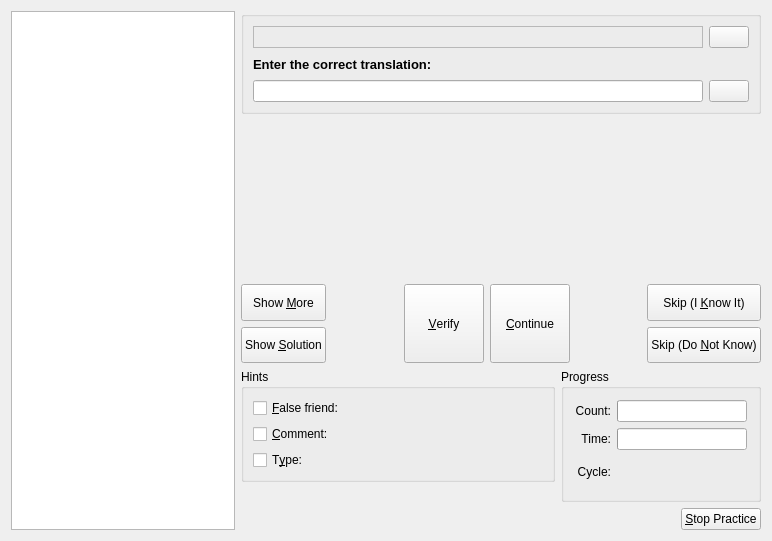
<ui version="4.0" >
 <author>Peter Hedlund &lt;peter.hedlund@kdemail.net></author>
 <class>WrittenPracticeDialog</class>
 <widget class="QWidget" name="WrittenPracticeDialog" >
  <property name="geometry" >
   <rect>
    <x>0</x>
    <y>0</y>
    <width>772</width>
    <height>541</height>
   </rect>
  </property>
  <property name="sizePolicy" >
   <sizepolicy vsizetype="Preferred" hsizetype="Preferred" >
    <horstretch>0</horstretch>
    <verstretch>0</verstretch>
   </sizepolicy>
  </property>
  <property name="minimumSize" >
   <size>
    <width>0</width>
    <height>0</height>
   </size>
  </property>
  <layout class="QHBoxLayout" >
   <item>
    <widget class="QGraphicsView" name="imageGraphicsView" >
     <property name="sizePolicy" >
      <sizepolicy vsizetype="MinimumExpanding" hsizetype="MinimumExpanding" >
       <horstretch>0</horstretch>
       <verstretch>0</verstretch>
      </sizepolicy>
     </property>
     <property name="minimumSize" >
      <size>
       <width>200</width>
       <height>200</height>
      </size>
     </property>
    </widget>
   </item>
   <item>
    <layout class="QVBoxLayout" >
     <item>
      <widget class="QGroupBox" name="groupBox" >
       <property name="title" >
        <string/>
       </property>
       <layout class="QGridLayout" >
        <item row="0" column="0" >
         <widget class="QLabel" name="orgField" >
          <property name="sizePolicy" >
           <sizepolicy vsizetype="Minimum" hsizetype="Expanding" >
            <horstretch>0</horstretch>
            <verstretch>0</verstretch>
           </sizepolicy>
          </property>
          <property name="frameShape" >
           <enum>QFrame::StyledPanel</enum>
          </property>
          <property name="frameShadow" >
           <enum>QFrame::Plain</enum>
          </property>
          <property name="text" >
           <string/>
          </property>
         </widget>
        </item>
        <item row="0" column="1" >
         <widget class="QPushButton" name="audioPlayQuestionButton" >
          <property name="text" >
           <string/>
          </property>
         </widget>
        </item>
        <item row="1" column="0" >
         <widget class="QLabel" name="TextLabel1" >
          <property name="sizePolicy" >
           <sizepolicy vsizetype="Fixed" hsizetype="Expanding" >
            <horstretch>0</horstretch>
            <verstretch>0</verstretch>
           </sizepolicy>
          </property>
          <property name="minimumSize" >
           <size>
            <width>0</width>
            <height>20</height>
           </size>
          </property>
          <property name="font" >
           <font>
            <family>Tahoma</family>
            <pointsize>10</pointsize>
            <weight>75</weight>
            <italic>false</italic>
            <bold>true</bold>
            <underline>false</underline>
            <strikeout>false</strikeout>
           </font>
          </property>
          <property name="text" >
           <string>Enter the correct translation:</string>
          </property>
         </widget>
        </item>
        <item row="3" column="1" >
         <widget class="QPushButton" name="audioPlaySolutionButton" >
          <property name="text" >
           <string/>
          </property>
         </widget>
        </item>
        <item row="3" column="0" >
         <widget class="KLineEdit" name="answerLineEdit" />
        </item>
       </layout>
      </widget>
     </item>
     <item>
      <widget class="QLabel" name="correctionLabel" >
       <property name="sizePolicy" >
        <sizepolicy vsizetype="Expanding" hsizetype="MinimumExpanding" >
         <horstretch>0</horstretch>
         <verstretch>0</verstretch>
        </sizepolicy>
       </property>
       <property name="minimumSize" >
        <size>
         <width>0</width>
         <height>20</height>
        </size>
       </property>
       <property name="text" >
        <string/>
       </property>
       <property name="wordWrap" >
        <bool>true</bool>
       </property>
      </widget>
     </item>
     <item>
      <spacer>
       <property name="orientation" >
        <enum>Qt::Vertical</enum>
       </property>
       <property name="sizeHint" stdset="0" >
        <size>
         <width>520</width>
         <height>31</height>
        </size>
       </property>
      </spacer>
     </item>
     <item>
      <layout class="QHBoxLayout" >
       <item>
        <layout class="QVBoxLayout" >
         <item>
          <widget class="QPushButton" name="show_more" >
           <property name="sizePolicy" >
            <sizepolicy vsizetype="Minimum" hsizetype="Minimum" >
             <horstretch>0</horstretch>
             <verstretch>0</verstretch>
            </sizepolicy>
           </property>
           <property name="minimumSize" >
            <size>
             <width>0</width>
             <height>10</height>
            </size>
           </property>
           <property name="text" >
            <string>Show &amp;More</string>
           </property>
          </widget>
         </item>
         <item>
          <widget class="QPushButton" name="show_all" >
           <property name="sizePolicy" >
            <sizepolicy vsizetype="Minimum" hsizetype="Minimum" >
             <horstretch>0</horstretch>
             <verstretch>0</verstretch>
            </sizepolicy>
           </property>
           <property name="minimumSize" >
            <size>
             <width>0</width>
             <height>10</height>
            </size>
           </property>
           <property name="text" >
            <string>Show &amp;Solution</string>
           </property>
          </widget>
         </item>
        </layout>
       </item>
       <item>
        <spacer>
         <property name="orientation" >
          <enum>Qt::Horizontal</enum>
         </property>
         <property name="sizeHint" stdset="0" >
          <size>
           <width>40</width>
           <height>20</height>
          </size>
         </property>
        </spacer>
       </item>
       <item>
        <widget class="QPushButton" name="verify" >
         <property name="sizePolicy" >
          <sizepolicy vsizetype="Minimum" hsizetype="Expanding" >
           <horstretch>0</horstretch>
           <verstretch>0</verstretch>
          </sizepolicy>
         </property>
         <property name="text" >
          <string>&amp;Verify</string>
         </property>
        </widget>
       </item>
       <item>
        <widget class="QPushButton" name="continueButton" >
         <property name="sizePolicy" >
          <sizepolicy vsizetype="Expanding" hsizetype="Expanding" >
           <horstretch>0</horstretch>
           <verstretch>0</verstretch>
          </sizepolicy>
         </property>
         <property name="text" >
          <string>&amp;Continue</string>
         </property>
        </widget>
       </item>
       <item>
        <spacer>
         <property name="orientation" >
          <enum>Qt::Horizontal</enum>
         </property>
         <property name="sizeHint" stdset="0" >
          <size>
           <width>40</width>
           <height>20</height>
          </size>
         </property>
        </spacer>
       </item>
       <item>
        <layout class="QVBoxLayout" >
         <item>
          <widget class="QPushButton" name="know_it" >
           <property name="sizePolicy" >
            <sizepolicy vsizetype="Minimum" hsizetype="Minimum" >
             <horstretch>0</horstretch>
             <verstretch>0</verstretch>
            </sizepolicy>
           </property>
           <property name="text" >
            <string>Skip (I &amp;Know It)</string>
           </property>
          </widget>
         </item>
         <item>
          <widget class="QPushButton" name="dont_know" >
           <property name="sizePolicy" >
            <sizepolicy vsizetype="Minimum" hsizetype="Minimum" >
             <horstretch>0</horstretch>
             <verstretch>0</verstretch>
            </sizepolicy>
           </property>
           <property name="text" >
            <string>Skip (Do &amp;Not Know)</string>
           </property>
          </widget>
         </item>
        </layout>
       </item>
      </layout>
     </item>
     <item>
      <layout class="QHBoxLayout" >
       <item>
        <layout class="QVBoxLayout" >
         <item>
          <widget class="QGroupBox" name="hintGroupBox" >
           <property name="sizePolicy" >
            <sizepolicy vsizetype="Preferred" hsizetype="Minimum" >
             <horstretch>0</horstretch>
             <verstretch>0</verstretch>
            </sizepolicy>
           </property>
           <property name="minimumSize" >
            <size>
             <width>0</width>
             <height>0</height>
            </size>
           </property>
           <property name="title" >
            <string>Hints</string>
           </property>
           <layout class="QGridLayout" >
            <item row="0" column="0" >
             <widget class="QCheckBox" name="falsefriendCheckBox" >
              <property name="text" >
               <string>&amp;False friend:</string>
              </property>
             </widget>
            </item>
            <item row="0" column="1" >
             <widget class="QLabel" name="falseFriendLabel" >
              <property name="sizePolicy" >
               <sizepolicy vsizetype="Minimum" hsizetype="Expanding" >
                <horstretch>0</horstretch>
                <verstretch>0</verstretch>
               </sizepolicy>
              </property>
              <property name="text" >
               <string/>
              </property>
             </widget>
            </item>
            <item row="1" column="0" >
             <widget class="QCheckBox" name="commentCheckBox" >
              <property name="text" >
               <string>&amp;Comment:</string>
              </property>
             </widget>
            </item>
            <item row="1" column="1" >
             <widget class="QLabel" name="commentLabel" >
              <property name="sizePolicy" >
               <sizepolicy vsizetype="Minimum" hsizetype="Expanding" >
                <horstretch>0</horstretch>
                <verstretch>0</verstretch>
               </sizepolicy>
              </property>
              <property name="text" >
               <string/>
              </property>
             </widget>
            </item>
            <item row="2" column="0" >
             <widget class="QCheckBox" name="typeCheckBox" >
              <property name="text" >
               <string>T&amp;ype:</string>
              </property>
             </widget>
            </item>
            <item row="2" column="1" >
             <widget class="QLabel" name="typeLabel" >
              <property name="sizePolicy" >
               <sizepolicy vsizetype="Minimum" hsizetype="Expanding" >
                <horstretch>0</horstretch>
                <verstretch>0</verstretch>
               </sizepolicy>
              </property>
              <property name="text" >
               <string/>
              </property>
             </widget>
            </item>
            <item row="3" column="1" >
             <spacer>
              <property name="orientation" >
               <enum>Qt::Horizontal</enum>
              </property>
              <property name="sizeHint" stdset="0" >
               <size>
                <width>40</width>
                <height>0</height>
               </size>
              </property>
             </spacer>
            </item>
           </layout>
          </widget>
         </item>
         <item>
          <widget class="QLabel" name="status" >
           <property name="text" >
            <string/>
           </property>
           <property name="wordWrap" >
            <bool>true</bool>
           </property>
          </widget>
         </item>
         <item>
          <spacer>
           <property name="orientation" >
            <enum>Qt::Horizontal</enum>
           </property>
           <property name="sizeHint" stdset="0" >
            <size>
             <width>40</width>
             <height>0</height>
            </size>
           </property>
          </spacer>
         </item>
        </layout>
       </item>
       <item>
        <widget class="QGroupBox" name="progressgroup" >
         <property name="sizePolicy" >
          <sizepolicy vsizetype="Preferred" hsizetype="Preferred" >
           <horstretch>0</horstretch>
           <verstretch>0</verstretch>
          </sizepolicy>
         </property>
         <property name="minimumSize" >
          <size>
           <width>150</width>
           <height>0</height>
          </size>
         </property>
         <property name="maximumSize" >
          <size>
           <width>200</width>
           <height>16777215</height>
          </size>
         </property>
         <property name="title" >
          <string>Progress</string>
         </property>
         <layout class="QGridLayout" >
          <property name="margin" >
           <number>11</number>
          </property>
          <property name="spacing" >
           <number>6</number>
          </property>
          <item row="0" column="0" >
           <widget class="QLabel" name="countlabel" >
            <property name="text" >
             <string>Count:</string>
            </property>
            <property name="alignment" >
             <set>Qt::AlignRight|Qt::AlignTrailing|Qt::AlignVCenter</set>
            </property>
           </widget>
          </item>
          <item row="0" column="1" >
           <widget class="QProgressBar" name="countbar" />
          </item>
          <item row="1" column="0" >
           <widget class="QLabel" name="timelabel" >
            <property name="text" >
             <string>Time:</string>
            </property>
            <property name="alignment" >
             <set>Qt::AlignRight|Qt::AlignTrailing|Qt::AlignVCenter</set>
            </property>
           </widget>
          </item>
          <item row="1" column="1" >
           <widget class="QProgressBar" name="timebar" />
          </item>
          <item row="2" column="0" >
           <widget class="QLabel" name="Cyclelabel" >
            <property name="frameShape" >
             <enum>QFrame::NoFrame</enum>
            </property>
            <property name="text" >
             <string>Cycle:</string>
            </property>
            <property name="alignment" >
             <set>Qt::AlignRight|Qt::AlignTrailing|Qt::AlignVCenter</set>
            </property>
           </widget>
          </item>
          <item row="2" column="1" >
           <widget class="QLabel" name="progCount" >
            <property name="sizePolicy" >
             <sizepolicy vsizetype="Minimum" hsizetype="Expanding" >
              <horstretch>0</horstretch>
              <verstretch>0</verstretch>
             </sizepolicy>
            </property>
           </widget>
          </item>
         </layout>
        </widget>
       </item>
      </layout>
     </item>
     <item>
      <layout class="QHBoxLayout" >
       <item>
        <spacer>
         <property name="orientation" >
          <enum>Qt::Horizontal</enum>
         </property>
         <property name="sizeHint" stdset="0" >
          <size>
           <width>40</width>
           <height>20</height>
          </size>
         </property>
        </spacer>
       </item>
       <item>
        <widget class="QPushButton" name="stopPracticeButton" >
         <property name="text" >
          <string>&amp;Stop Practice</string>
         </property>
        </widget>
       </item>
      </layout>
     </item>
    </layout>
   </item>
  </layout>
 </widget>
 <customwidgets>
  <customwidget>
   <class>KLineEdit</class>
   <extends>QLineEdit</extends>
   <header>klineedit.h</header>
  </customwidget>
 </customwidgets>
 <resources/>
 <connections/>
</ui>
